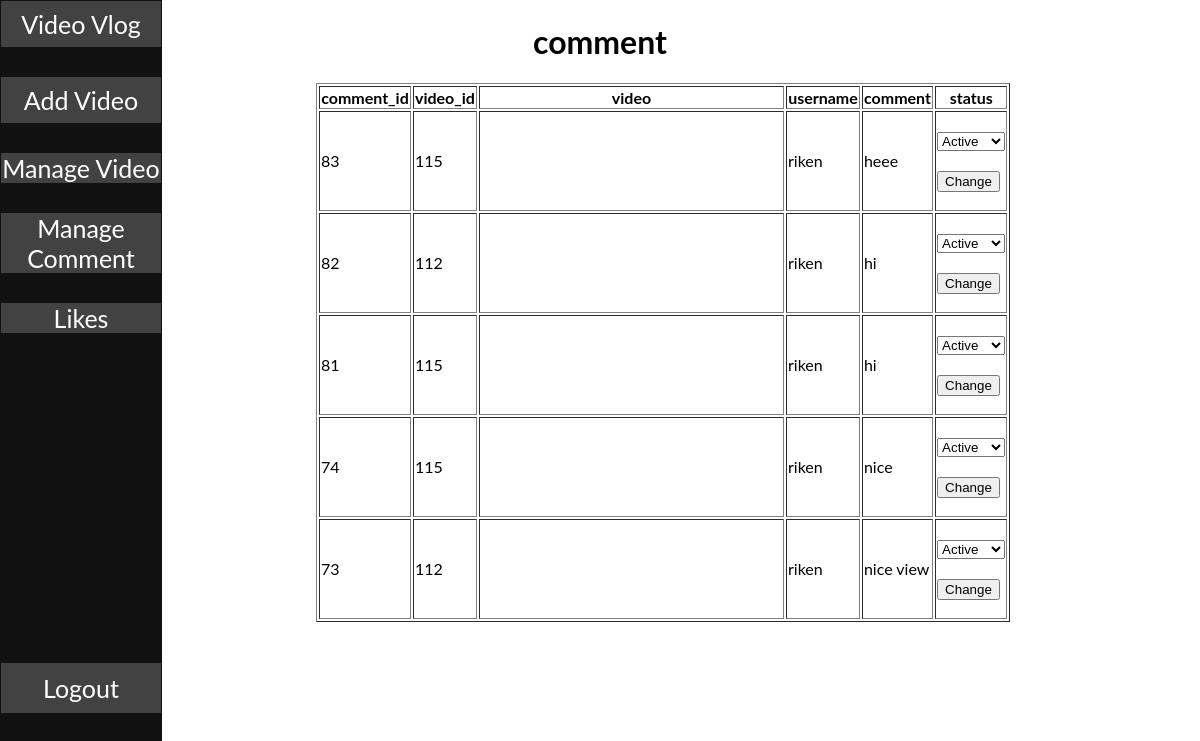
Screenshot of /admin/edit_comment.php (signed in) with the database file from the repository.
### tables this page shows
CREATE TABLE `comment` (
  `comment_id` int(11) NOT NULL,
  `video_id` int(11) NOT NULL,
  `location` varchar(255) NOT NULL,
  `user_id` int(11) NOT NULL,
  `username` varchar(255) NOT NULL,
  `picture` varchar(255) NOT NULL,
  `comment` varchar(255) NOT NULL,
  `c_status` varchar(255) DEFAULT NULL
);

CREATE TABLE `videos` (
  `video_id` int(11) NOT NULL,
  `video_title` varchar(255) NOT NULL,
  `video_description` varchar(255) NOT NULL,
  `name` varchar(255) NOT NULL,
  `location` varchar(255) NOT NULL,
  `status` varchar(255) DEFAULT NULL,
  `likes` int(11) DEFAULT 0,
  `unlikes` int(11) DEFAULT 0,
  `like_count` int(11) NOT NULL
);

### admin/edit_comment.php (the view, shortened to what this page needs)
<!DOCTYPE html>
<html lang="en">
<head>
</head>
<link rel="stylesheet" href="nav_bar.css">
<h1 style="margin-left:25%;"> comment</h1>
<body style="margin-left:25%;padding:1px 16px;height:1000px;">
    <div class="sidenav">
        <a class="das" href="admin_dashboard.php">Video Vlog</a></li><br>
        <a class="upload" href="upload.php">Add Video</a></li><br>
        <a href="video_edit.php">Manage Video</a><br>
        <a href="edit_comment.php">Manage Comment</a><br>
        <a href="display_like.php">Likes</a><br>
        <a class="logout" href="../logout.php">Logout </a></li>
    </div>
    <div>
        <div class="gallery">
            <table style="width:80%" border=1px solid black>
                <tr>
                    <div>
                        <th>comment_id</th>
                        <th>video_id</th>
                        <th>video</th>
                        <th>username</th>
                        <th>comment</th>
                        <th>status</th>
                    </div>
                </tr>
                <?php
                include '../config.php';
                $sql = "SELECT * FROM comment join videos on comment.video_id=videos.video_id ORDER BY comment_id DESC";
                $result = mysqli_query($conn, $sql);
                $num = mysqli_num_rows($result);
                if ($num > 0) {
                    while ($row = mysqli_fetch_assoc($result)) {
                        ?>
                        <tr style="height:100px">
                            <td>
                                <?php echo $row['comment_id']; ?>
                            </td>
                            <td>
                                <?php echo $row['video_id']; ?>
                            </td>
                            <td><video style="width:10%" height="10%">
                                    <source class="vd" src="<?php echo $row['location'] ?>" type="video/mp4">
                                </video></td>
                            <td>
                                <?php echo $row['username']; ?>
                            </td>
                            <td>
                                <?php echo $row['comment']; ?>
                            </td>
                            <td>
<form method="post">
    <select name="c_status" id="">
        <option value="1" <?php if ($row['c_status'] == 1) echo "selected"; ?>>Active</option>
    </select><br><br>
    <input type="submit" value="Change" name="change_status">
</form>
                            </td>
                        </tr>
                        <?php
                    }
                }
                ?>
            </table>
        </div>
    </div>
</body>
</html>

### admin/nav_bar.css (style rules this page uses)
body { font-family: "Lato", sans-serif; margin: 0; }
.sidenav { height: 100%; width: 160px; position: fixed; z-index: 1; top: 0; left: 0; background-color: #111; overflow-x: hidden; padding-top: 20px; }
.sidenav a { text-decoration: none; font-size: 25px; color: #fff; display: block; background-color: #424242; }
.sidenav { text-align: center; padding: 1px 1px 1px 1px; text-decoration: none; font-size: 25px; color: #fff; display: block; }
.das { text-align: center; padding: 8px; font-size: 16px; background-color: #424242; }
.upload { text-align: center; padding: 8px; font-size: 16px; background-color: #424242; }
.logout { padding: 10px; margin-top: 300px; }

### rows the page displays
comment: comment_id "83", video.video_id "115", username "riken", comment "heee", c_status "Active"
comment: comment_id "82", video.video_id "112", username "riken", comment "hi", c_status "Active"
comment: comment_id "81", video.video_id "115", username "riken", comment "hi", c_status "Active"
comment: comment_id "74", video.video_id "115", username "riken", comment "nice", c_status "Active"
comment: comment_id "73", video.video_id "112", username "riken", comment "nice view", c_status "Active"
